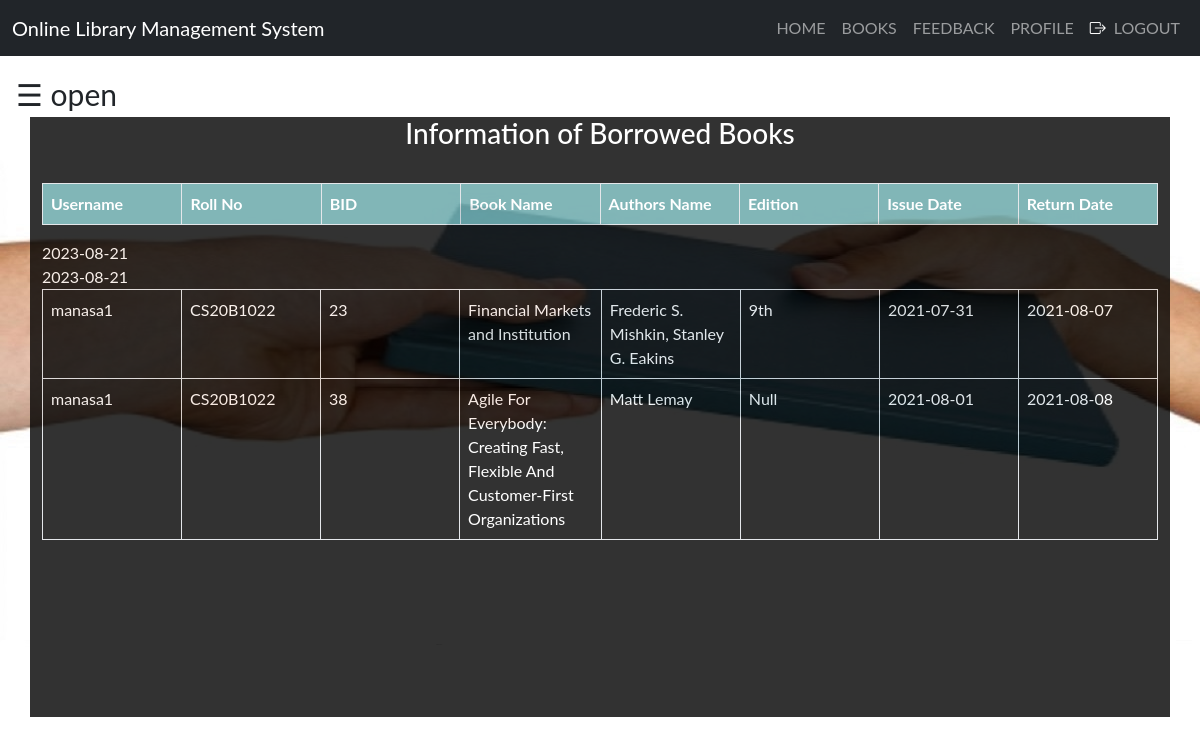
Screenshot of /admin/issue_info.php (signed in) with the database file from the repository.
### tables this page shows
CREATE TABLE `student` (
  `first` varchar(100) NOT NULL,
  `last` varchar(100) NOT NULL,
  `username` varchar(100) NOT NULL,
  `password` varchar(100) NOT NULL,
  `roll` varchar(100) NOT NULL,
  `email` varchar(100) NOT NULL,
  `contact` varchar(100) NOT NULL,
  `pic` varchar(100) NOT NULL
);

CREATE TABLE `books` (
  `bid` int(100) NOT NULL,
  `name` varchar(120) NOT NULL,
  `authors` varchar(100) NOT NULL,
  `edition` varchar(100) NOT NULL,
  `status` varchar(100) NOT NULL,
  `quantity` int(100) NOT NULL,
  `course` varchar(100) NOT NULL,
  `ebook` varchar(200) NOT NULL
);

CREATE TABLE `issue_book` (
  `username` varchar(100) NOT NULL,
  `bid` int(100) NOT NULL,
  `approve` varchar(100) NOT NULL,
  `issue` varchar(100) NOT NULL,
  `return` varchar(100) NOT NULL
);

### admin/issue_info.php (the view, shortened to what this page needs)
<?php
  include "connection.php";
  include "modals/navbar.php";
?>
<!DOCTYPE html>
<html>
<head>
</head>
<body>
<div id="main">
  <span style="font-size:30px;cursor:pointer" onclick="openNav()">&#9776; open</span>
  <div class="container">
    <h3 style="text-align: center;">Information of Borrowed Books</h3><br>
    <?php
      if(isset($_SESSION['login_user']))
      {
        $sql="SELECT student.username,roll,books.bid,name,authors,edition,issue,issue_book.return FROM student inner join issue_book ON student.username=issue_book.username inner join books ON issue_book.bid=books.bid WHERE issue_book.approve ='Yes' ORDER BY `issue_book`.`return` ASC";
        $res=mysqli_query($db,$sql);
        echo "<table class='table table-bordered' style='width:100%;' >";
        echo "<tr style='background-color: #6db6b9e6;'>";
        echo "<th>"; echo "Username";  echo "</th>";
        echo "<th>"; echo "Roll No";  echo "</th>";
        echo "<th>"; echo "BID";  echo "</th>";
        echo "<th>"; echo "Book Name";  echo "</th>";
        echo "<th>"; echo "Authors Name";  echo "</th>";
        echo "<th>"; echo "Edition";  echo "</th>";
        echo "<th>"; echo "Issue Date";  echo "</th>";
        echo "<th>"; echo "Return Date";  echo "</th>";
      echo "</tr>";
      echo "</table>";
       echo "<div class='scroll'>";
        echo "<table class='table table-bordered' >";
      while($row=mysqli_fetch_assoc($res))
      {
        echo "<tr>";
          echo "<td>"; echo $row['username']; echo "</td>";
          echo "<td>"; echo $row['roll']; echo "</td>";
          echo "<td>"; echo $row['bid']; echo "</td>";
          echo "<td>"; echo $row['name']; echo "</td>";
          echo "<td>"; echo $row['authors']; echo "</td>";
          echo "<td>"; echo $row['edition']; echo "</td>";
          echo "<td>"; echo $row['issue']; echo "</td>";
          echo "<td>"; echo $row['return']; echo "</td>";
        echo "</tr>";
      }
    echo "</table>";
        echo "</div>";
      }
      else
      {
        ?>
          <h3 style="text-align: center;">Login to see information of Borrowed Books</h3>
        <?php
      }
    ?>
  </div>
</div>
</body>
</html>

### admin/modals/navbar.php (shortened to what this page needs)
<!DOCTYPE html>
<html lang="en">
<head>
  <link href="https://unpkg.com/tailwindcss@^2/dist/tailwind.min.css" rel="stylesheet">
  <link href="https://cdn.jsdelivr.net/npm/bootstrap@5.0.2/dist/css/bootstrap.min.css" rel="stylesheet">
  <link rel="stylesheet" href="https://cdn.jsdelivr.net/npm/bootstrap-icons@1.5.0/font/bootstrap-icons.css">
</head>
<body>
  <nav class="navbar navbar-expand-lg navbar-dark bg-dark">
    <div class="container-fluid">
      <a class="navbar-brand">Online Library Management System</a>
      <div class="collapse navbar-collapse" id="navItems">
        <ul class="navbar-nav ms-auto mb-2 mb-lg-0">
          <li class="nav-item">
            <a href="index.php" class="nav-link">HOME</a>
          </li>
          <li class="nav-item">
            <a href="books.php" class="nav-link">BOOKS</a>
          </li>
          <li class="nav-item">
            <a href="feedback.php" class="nav-link">FEEDBACK</a>
          </li>
          <?php
          if (isset($_SESSION['login_user'])) {
          ?>
            <li class="nav-item">
              <a href="profile.php" class="nav-link">PROFILE</a>
            </li>
            <li class="nav-item">
              <a href="logout.php" class="nav-link"><i class="bi bi-box-arrow-right me-2" style="color: white;"></i>LOGOUT</a>
            </li>
          <?php } else {   ?>
            <li class="nav-item">
              <a href="student_login.php" class="nav-link"><i class="bi bi-box-arrow-in-right me-2" style="color: white;"></i>LOGIN</a>
            </li>
          <?php } ?>
        </ul>
      </div>
  </nav>

### admin/issue_info.php (style rules this page uses)
body { background-image: url("images/aa.jpg"); background-repeat: no-repeat; font-family: "Lato", sans-serif; transition: background-color .5s; }
#main { transition: margin-left .5s; padding: 16px; }
.container { height: 600px; background-color: black; opacity: .8; color: white; }
.scroll { width: 100%; height: 500px; overflow: auto; }
th,td { width: 10%; color: white; }

### rows the page displays
student: username "manasa1", roll "CS20B1022", books.bid "23", books.name "Financial Markets and Institution", books.authors "Frederic S. Mishkin, Stanley G. Eakins", books.edition "9th", issue_book.issue "2021-07-31", issue_book.return "2021-08-07", books.bid "38", books.name "Agile For Everybody: Creating Fast, Flexible And Customer-First Organizations", books.authors "Matt Lemay", books.edition "Null", issue_book.issue "2021-08-01", issue_book.return "2021-08-08"
